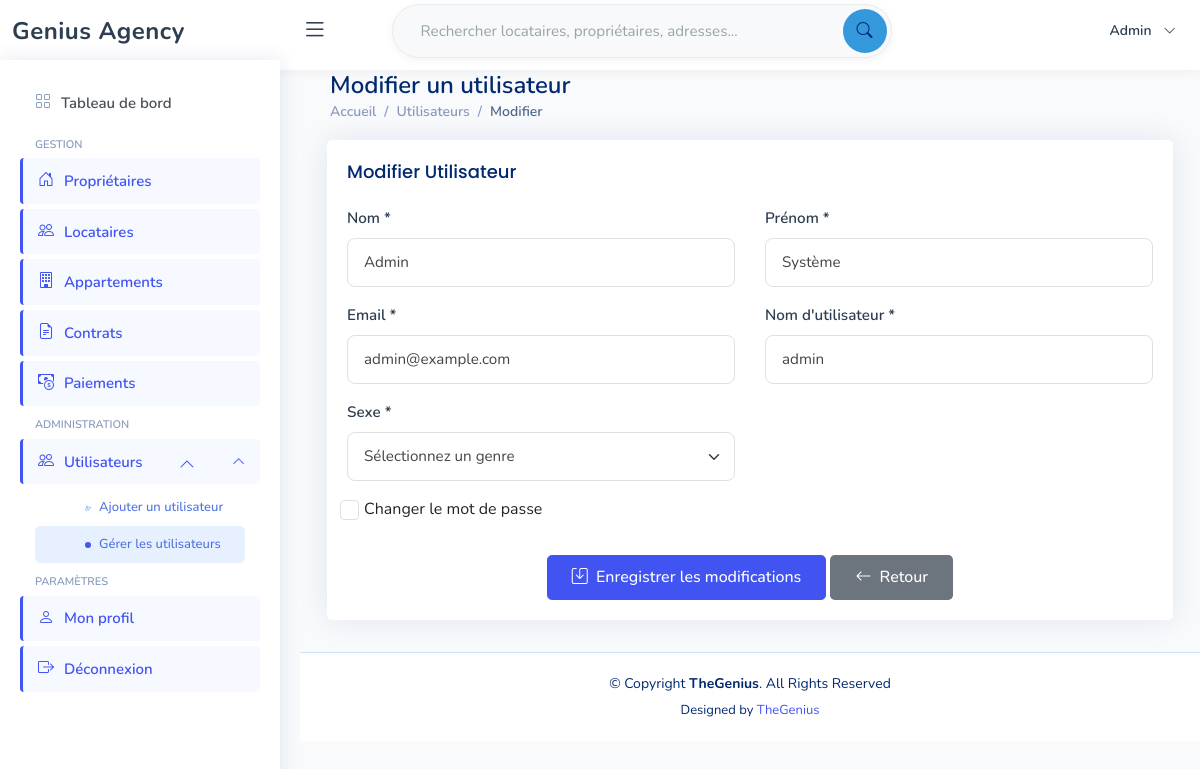
/pages/modifier_utilisateur.php?id=1 (signed in), run on an earlier commit of the app's database.
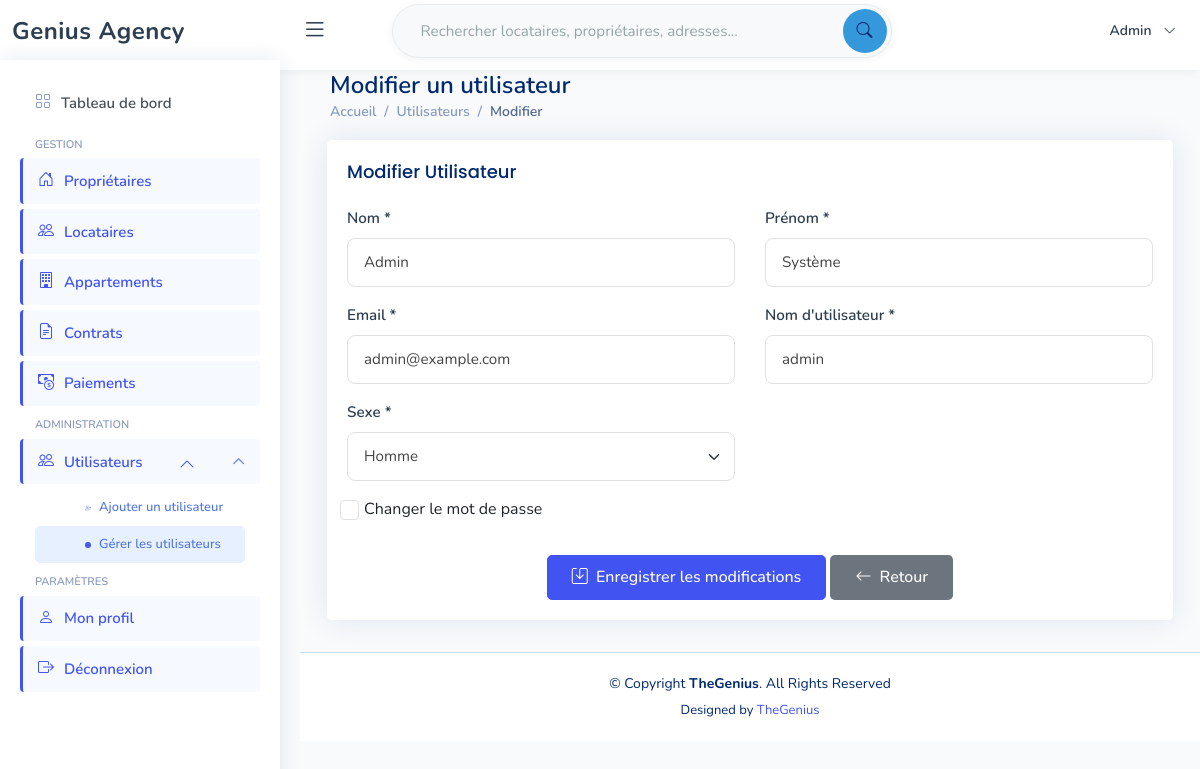
And on a later commit of the database.
### tables this page shows
CREATE TABLE utilisateurs (
    id INT NOT NULL AUTO_INCREMENT,
    nom VARCHAR(100),
    prenom VARCHAR(100),
    email VARCHAR(150),
    sexe ENUM('H', 'F', 'Autre') NOT NULL DEFAULT 'Autre',
    nomutilisateur VARCHAR(100) UNIQUE,
    motdepasse VARCHAR(255),
    role ENUM('admin', 'gestionnaire') DEFAULT 'gestionnaire',
    PRIMARY KEY (id)
);

### classes/Database.php (called while the page is built, shortened)
<?php
class Database
{
    private static $host = 'localhost';
    private static $dbname = 'location_appartement';
    private static $user = 'root';
    private static $password = '';
    private static $pdo = null;
    public static function connect()
    {
        if (self::$pdo === null) {
            try {
                self::$pdo = new PDO(
                    "mysql:host=" . self::$host . ";dbname=" . self::$dbname . ";charset=utf8",
                    self::$user,
                    self::$password
                );
                self::$pdo->setAttribute(PDO::ATTR_ERRMODE, PDO::ERRMODE_EXCEPTION);
                self::$pdo->setAttribute(PDO::ATTR_DEFAULT_FETCH_MODE, PDO::FETCH_ASSOC);
            } catch (PDOException $e) {
                die("Erreur de connexion : " . $e->getMessage());
            }
        }
        return self::$pdo;
    }
}

### classes/Utilisateur.php (called while the page is built, shortened)
<?php
require_once 'Database.php';
class Utilisateur {
    private $pdo;
    public function __construct($id = null, $nom = '', $prenom = '', $email = '', $username = '', $motDePasse = '', $role = '') {
        $this->pdo = Database::connect();
    }
    public function getById($id) {
        $stmt = $this->pdo->prepare("SELECT * FROM utilisateurs WHERE id = :id");
        $stmt->execute(['id' => $id]);
        return $stmt->fetch(PDO::FETCH_ASSOC);
    }
}
?>

### pages/modifier_utilisateur.php (the view, shortened to what this page needs)
<?php
require_once '../classes/Utilisateur.php';
require_once '../classes/Database.php';
$id = (int)$_GET['id'];
$utilisateurObj = new Utilisateur();
$utilisateur = $utilisateurObj->getById($id);
?>
<!DOCTYPE html>
<html lang="fr">
<?php include("head.php"); ?>
<body>
    <?php include("header.php"); ?>
    <?php include("sidebar.php"); ?>
    <main id="main" class="main">
        <div class="pagetitle">
            <h1>Modifier un utilisateur</h1>
            <nav>
                <ol class="breadcrumb">
                    <li class="breadcrumb-item"><a href="dashboard.php">Accueil</a></li>
                    <li class="breadcrumb-item"><a href="gestion_utilisateurs.php">Utilisateurs</a></li>
                    <li class="breadcrumb-item active">Modifier</li>
                </ol>
            </nav>
        </div>
        <section class="section">
            <div class="row">
                <div class="col-lg-12">
          <div class="card">
            <div class="card-body">
              <h5 class="card-title">Modifier Utilisateur</h5>
              <form method="post" class="row g-3">
                <div class="col-md-6">
                  <label for="nom" class="form-label">Nom *</label>
                  <input type="text" class="form-control" id="nom" name="nom" required
                         value="<?= htmlspecialchars($utilisateur['nom'] ?? '') ?>">
                </div>
                <div class="col-md-6">
                  <label for="prenom" class="form-label">Prénom *</label>
                  <input type="text" class="form-control" id="prenom" name="prenom" required
                         value="<?= htmlspecialchars($utilisateur['prenom'] ?? '') ?>">
                </div>
                <div class="col-md-6">
                  <label for="email" class="form-label">Email *</label>
                  <input type="email" class="form-control" id="email" name="email" required
                         value="<?= htmlspecialchars($utilisateur['email'] ?? '') ?>">
                </div>
                <div class="col-md-6">
                  <label for="nomutilisateur" class="form-label">Nom d'utilisateur *</label>
                  <input type="text" class="form-control" id="nomutilisateur" name="nomutilisateur" required
                         value="<?= htmlspecialchars($utilisateur['nomutilisateur'] ?? '') ?>">
                </div>
                <div class="col-md-6">
                  <label for="sexe" class="form-label">Sexe *</label>
                  <select class="form-select" id="sexe" name="sexe" required>
                    <option value="" <?= empty($utilisateur['sexe']) ? 'selected' : '' ?>>Sélectionnez un genre</option>
                    <option value="H" <?= ($utilisateur['sexe'] ?? '') === 'H' ? 'selected' : '' ?>>Homme</option>
                  </select>
                </div>
                <div class="col-12">
                    <div class="form-check">
                        <input class="form-check-input" type="checkbox" id="changer_mdp" name="changer_mdp">
                        <label class="form-check-label" for="changer_mdp">Changer le mot de passe</label>
                    </div>
                </div>
                <div class="text-center mt-4">
                    <button type="submit" class="btn btn-primary" name="modifier">
                        <i class="bi bi-save me-1"></i> Enregistrer les modifications
                    </button>
                    <a href="gestion_utilisateurs.php" class="btn btn-secondary">
                        <i class="bi bi-arrow-left me-1"></i> Retour
                    </a>
                </div>
              </form>
            </div>
          </div>
        </div>
      </div>
    </section>
  </main>
  <?php include("footer.php"); ?>
</body>
</html>

What changed in the data, as far as the page shows it:
changed utilisateurs "Admin": sexe "Sélectionnez un genre" → "Homme"
